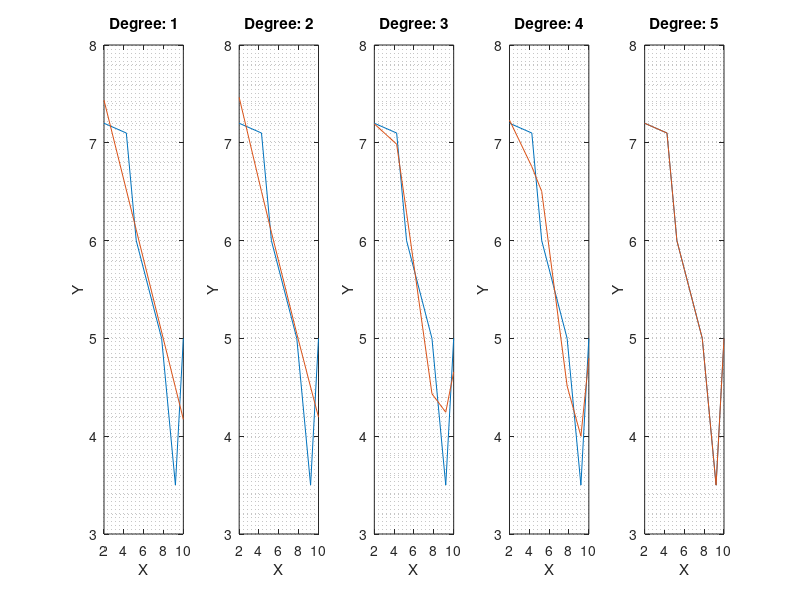

Reproduce this figure in MATLAB.
#clc 
#clear 

#D = load(".txt"); #change 'file.txt' to the name of your file 
#read values from the file as vectors 
#X = D(:,1); 
#Y = D(:,2);
X = [2 4.25 5.25 7.81 9.2 10];
Y = [7.2 7.1 6 5 3.5 5];


N = length(X); 
#convert arrays to cell arrays
XC = {}
XC = [XC,X];
YC = {}
YC = [YC,Y];
NC = {}
NC = [NC,N];
resul = {}
ECM = {}
varian = {} ###added

k = input("Number of degrees: "); 
for i=1:k
  coef = polyfit(X,Y,i);
  resul = [resul,polyval(coef,X)];
  res = cellfun(@minus,resul(i),YC,'un',0);
  res2 = cellfun(@(x) (x.^2),res,'un',0);
  ECMaux = cellfun(@sum,res2,'un',0);
  div = cellfun(@rdivide,ECMaux,NC,'un',0);
  root = cellfun(@sqrt,div,'un',0);
  ECM = [ECM,root];
  disp(ECM) 
end

figure(1)
graphs = {}
function graph = drawing(XC,YC,resul,i,k)
  subplot(1,k,i)
  dataplot = cellfun(@plot,XC,YC,'un',0);
  hold on
  draw = cellfun(@plot,XC,resul(i),'un',0);
  tilstr = strcat({'Degree: '},num2str(i));
  title(tilstr)
  grid minor
  xlabel('X')
  ylabel('Y')
  graph = getframe;
end

for j=1:k
  graphs = [graphs,drawing(XC,YC,resul,j,k)];
end